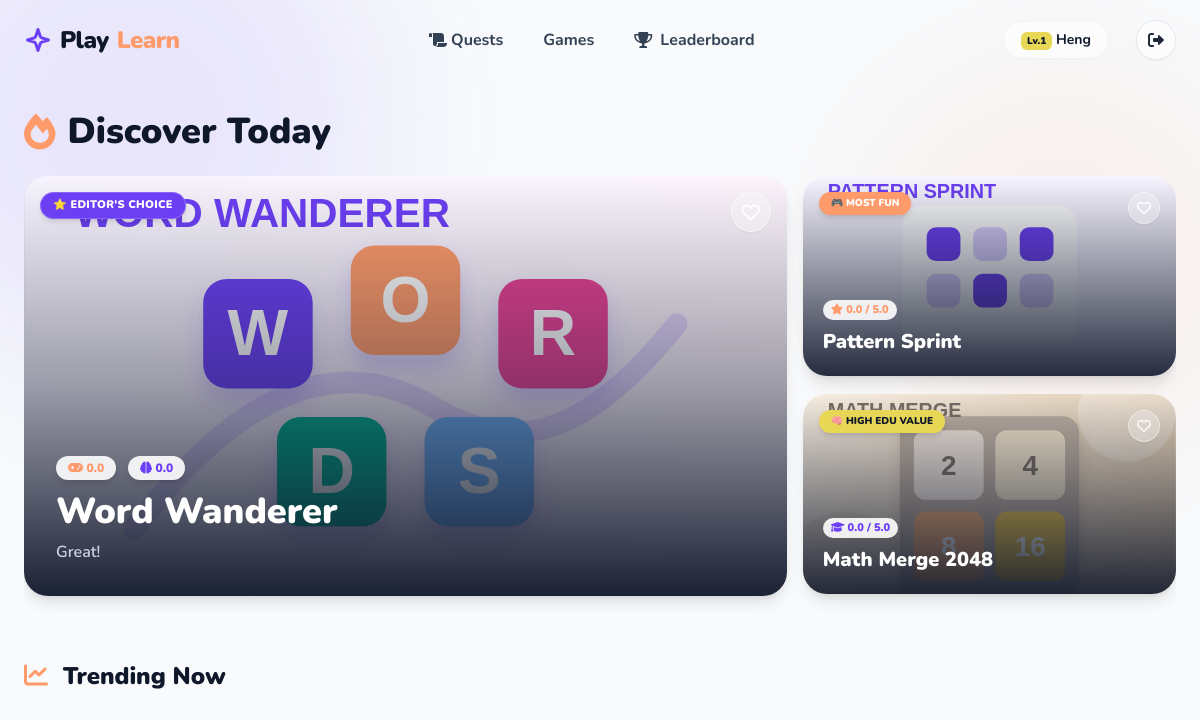
The app's page /homepage.php (signed in) with its own data.
### tables this page shows
CREATE TABLE `users` (
  `id` int(11) NOT NULL,
  `username` varchar(50) NOT NULL,
  `profile_image` varchar(255) DEFAULT NULL,
  `avatar_frame` varchar(255) DEFAULT NULL,
  `frame_expires_at` datetime DEFAULT NULL,
  `title` varchar(50) DEFAULT NULL,
  `title_expires_at` datetime DEFAULT NULL,
  `email` varchar(100) NOT NULL,
  `password` varchar(255) NOT NULL,
  `birthday` date NOT NULL,
  `gender` varchar(10) DEFAULT NULL,
  `ic_number` varchar(40) DEFAULT NULL,
  `role` enum('player','admin','parent') DEFAULT 'player',
  `level` int(11) DEFAULT 1,
  `total_exp` int(11) DEFAULT 0,
  `weekly_exp` int(11) DEFAULT 0,
  `link_code` varchar(10) DEFAULT NULL,
  `status` enum('active','banned') DEFAULT 'active',
  `ban_reason` varchar(255) DEFAULT NULL,
  `banned_at` datetime DEFAULT NULL,
  `last_login` datetime DEFAULT NULL,
  `created_at` timestamp NOT NULL DEFAULT current_timestamp(),
  `last_seen` datetime DEFAULT current_timestamp(),
  `theme_preference` varchar(10) DEFAULT 'dark'
);

CREATE TABLE `levels` (
  `id` int(11) NOT NULL,
  `level_name` varchar(100) NOT NULL,
  `category` varchar(50) NOT NULL DEFAULT 'Logic',
  `level_description` text DEFAULT NULL,
  `difficulty` enum('Easy','Normal','Hard') DEFAULT 'Easy',
  `target_score` int(11) DEFAULT 100,
  `image_url` varchar(255) DEFAULT 'assets/img/default_level.jpg',
  `game_url` varchar(255) NOT NULL DEFAULT 'game2048.php',
  `custom_slug` varchar(80) DEFAULT NULL,
  `package_path` varchar(255) DEFAULT NULL,
  `package_status` enum('published','draft','rejected') NOT NULL DEFAULT 'published',
  `package_manifest` text DEFAULT NULL,
  `status` enum('published','draft') DEFAULT 'published',
  `created_at` timestamp NOT NULL DEFAULT current_timestamp(),
  `is_featured` tinyint(1) DEFAULT 0,
  `is_trending` tinyint(1) DEFAULT 0,
  `editor_choice` tinyint(1) NOT NULL DEFAULT 0
);

### includes/learning_helpers.php (called while the page is built, shortened)
<?php
function pl_default_game_covers() {
    return [
        '2048' => 'assets/game_covers/math_merge_2048.svg',
        'memory' => 'assets/game_covers/emoji_memory_match.svg',
        'math_pop' => 'assets/game_covers/math_pop.svg',
        'minesweeper' => 'assets/game_covers/mine_sweeper.svg',
        'mine' => 'assets/game_covers/mine_sweeper.svg',
        'odd_one_out' => 'assets/game_covers/odd_one_out.svg',
        'odd' => 'assets/game_covers/odd_one_out.svg',
        'snake' => 'assets/game_covers/snake_dash.svg',
        'word' => 'assets/game_covers/word_wanderer.svg',
    ];
}
function pl_game_cover_url($game) {
    $name = strtolower($game['level_name'] ?? '');
    $url = strtolower($game['game_url'] ?? '');
    $covers = pl_default_game_covers();
    foreach ($covers as $needle => $cover) {
        if (strpos($name, $needle) !== false || strpos($url, $needle) !== false) {
            return $cover;
        }
    }
    return $game['image_url'] ?? 'img/default-game.png';
}
?>

### homepage.php (the view, shortened to what this page needs)
<?php
require 'db_conn.php';
require_once 'includes/learning_helpers.php';
$games = [];
$seen_game_names = [];
$sql = "SELECT l.*, gab.min_age, gab.max_age,
        (SELECT AVG(rating_score) FROM game_reviews WHERE game_id = l.id AND rating_type = 'student') as fun_avg,
        (SELECT AVG(rating_score) FROM game_reviews WHERE game_id = l.id AND rating_type = 'parent') as edu_avg
        FROM levels l
        LEFT JOIN game_age_bands gab ON gab.game_id = l.id
        ORDER BY l.id DESC";
$res = $conn->query($sql);
if ($res && $res->num_rows > 0) {
    while ($row = $res->fetch_assoc()) {
        if (!in_array($row['level_name'], $seen_game_names)) {
            $row['fun_rating'] = $row['fun_avg'] !== null ? number_format($row['fun_avg'], 1) : '0.0';
            $row['edu_rating'] = $row['edu_avg'] !== null ? number_format($row['edu_avg'], 1) : '0.0';
            $row['image_url'] = pl_game_cover_url($row);
            $games[] = $row;
            $seen_game_names[] = $row['level_name'];
        }
    }
}
$user_fav_ids = [];
$user_level = 1;
if (isset($_SESSION['user_id'])) {
    $uid = intval($_SESSION['user_id']);
    $u_query = $conn->query("SELECT level, weekly_exp, birthday FROM users WHERE id = $uid");
    if ($u_query && $u_query->num_rows > 0) {
        $u_data = $u_query->fetch_assoc();
        $user_level = $u_data['level'] > 0 ? $u_data['level'] : 1;
    }
}
$featured_game = null;
$top_fun_game = null;
$top_edu_game = null;
if (count($games) > 0) {
    foreach ($games as $g) { if (isset($g['is_featured']) && $g['is_featured'] == 1) { $featured_game = $g; break; } }
    $sorted_by_fun = $games; usort($sorted_by_fun, function($a, $b) { return $b['fun_rating'] <=> $a['fun_rating']; });
    $top_fun_game = $sorted_by_fun[0]['id'] === $featured_game['id'] && count($games) > 1 ? $sorted_by_fun[1] : $sorted_by_fun[0];
    $sorted_by_edu = $games; usort($sorted_by_edu, function($a, $b) { return $b['edu_rating'] <=> $a['edu_rating']; });
    foreach ($sorted_by_edu as $g) {
        if ($g['id'] !== $featured_game['id'] && $g['id'] !== $top_fun_game['id']) { $top_edu_game = $g; break; }
    }
}
?>
<!DOCTYPE html>
<html lang="en">
<head>
    <script src="https://cdn.tailwindcss.com"></script>
    <link rel="stylesheet" href="https://cdnjs.cloudflare.com/ajax/libs/font-awesome/6.0.0/css/all.min.css">
</head>
<body class="bg-[#f8fafc] text-slate-800 antialiased overflow-x-hidden">
    <header id="mainNav" class="smart-nav fixed w-full top-0 z-50 pt-2 pb-2">
        <div class="max-w-7xl mx-auto px-6 h-16 flex justify-between items-center">
            <a href="homepage.php" class="flex items-center gap-2 text-2xl font-black tracking-tight text-primary">
                Play<span class="text-blobOrange">Learn</span>
            </a>
            <nav class="hidden md:flex items-center gap-2 font-bold text-slate-700">
                <a href="javascript:void(0)" onclick="openQuestModal()" class="px-4 py-2 hover:bg-slate-100 rounded-xl hover:text-blobPurple transition-all flex items-center gap-1">
                    <i class="fas fa-scroll"></i> Quests
                </a>
                <a href="#trending-section" class="px-4 py-2 hover:bg-slate-100 rounded-xl hover:text-blobOrange transition-all">Games</a>
                <a href="leaderboard.php" class="px-4 py-2 hover:bg-slate-100 rounded-xl hover:text-blobYellow transition-all flex items-center gap-2">
                    <i class="fas fa-trophy"></i> Leaderboard
                </a>
            </nav>
            <div class="flex items-center gap-4">
                <?php if(isset($_SESSION['username'])): ?>
                    <div class="hidden sm:block text-sm font-bold text-primary bg-white/60 backdrop-blur px-4 py-1.5 rounded-full border border-white/40 shadow-sm flex items-center gap-2">
                        <span id="nav-lvl-badge" class="bg-blobYellow text-primary text-[10px] px-1.5 py-0.5 rounded-md font-black">Lv.<?php echo $user_level; ?></span>
                        <?php echo htmlspecialchars($_SESSION['username']); ?>
                    </div>
                    <a href="javascript:void(0)" onclick="openLogoutModal()" class="w-10 h-10 flex items-center justify-center bg-white/60 backdrop-blur hover:bg-red-100 hover:text-red-500 border border-slate-200 rounded-full transition-all shadow-sm ms-3">
    				<i class="fas fa-sign-out-alt"></i>
					</a>
                <?php else: ?>
                    <a href="login.php" class="bg-primary text-white px-6 py-2 rounded-full font-bold hover:bg-slate-800 transition-transform hover:scale-105 shadow-md">Log In</a>
                <?php endif; ?>
            </div>
        </div>
    </header>
    <section class="relative w-full pt-28 pb-12 overflow-hidden">
        <div class="max-w-7xl mx-auto px-6">
            <h1 class="text-3xl md:text-4xl font-black text-primary mb-6 flex items-center gap-3 reveal-left">
                <i class="fas fa-fire text-blobOrange"></i> Discover Today
            </h1>
            <?php if($featured_game && $top_fun_game && $top_edu_game): ?>
            <div class="flex overflow-x-auto scroll-snap-type-x gap-4 lg:grid lg:grid-cols-3 pb-4 reveal-up" style="scroll-snap-type: x mandatory; scrollbar-width: none;">
                <div class="game-card relative rounded-3xl overflow-hidden cursor-pointer h-[350px] lg:h-[420px] shadow-lg flex-shrink-0 w-[85%] lg:w-auto lg:col-span-2 lg:row-span-2" style="scroll-snap-align: center;" onclick="openGameDetails(<?php echo $featured_game['id']; ?>)">
                    <img src="<?php echo $featured_game['image_url']; ?>" class="absolute inset-0 w-full h-full object-cover game-thumb">
                    <div class="absolute inset-0 bg-gradient-to-t from-primary/95 via-primary/40 to-transparent"></div>
                    <div class="absolute top-4 left-4 flex gap-2"><span class="bg-blobPurple text-white px-3 py-1 rounded-full text-[11px] font-black uppercase tracking-wide border border-white/20 backdrop-blur-sm shadow-md">⭐ Editor's Choice</span></div>
                    <button onclick="toggleFavorite(event, <?php echo $featured_game['id']; ?>, this)" class="absolute top-4 right-4 z-30 w-10 h-10 bg-white/30 backdrop-blur-md rounded-full flex items-center justify-center shadow-sm hover:scale-110 transition-transform border border-white/40">
                        <?php $is_fav = in_array($featured_game['id'], $user_fav_ids); ?>
                        <i class="fa-heart text-lg <?php echo $is_fav ? 'fas text-rose-500' : 'far text-white'; ?>"></i>
                    </button>
                    <div class="absolute bottom-0 p-6 lg:p-8 w-full z-10">
                        <div class="flex gap-3 mb-3">
                            <span class="rating-link bg-white/90 backdrop-blur rounded-full px-3 py-1 text-xs font-black text-blobOrange shadow-md"><i class="fas fa-gamepad"></i> <?php echo $featured_game['fun_rating']; ?></span>
                            <span class="rating-link bg-white/90 backdrop-blur rounded-full px-3 py-1 text-xs font-black text-blobPurple shadow-md"><i class="fas fa-brain"></i> <?php echo $featured_game['edu_rating']; ?></span>
                        </div>
                        <h2 class="text-3xl lg:text-4xl font-black text-white mb-2 leading-tight"><?php echo htmlspecialchars($featured_game['level_name']); ?></h2>
                        <p class="text-slate-300 text-sm lg:text-base font-semibold line-clamp-2 max-w-xl"><?php echo htmlspecialchars($featured_game['level_description']); ?></p>
                    </div>
                </div>
                <div class="game-card relative rounded-3xl overflow-hidden cursor-pointer h-[350px] lg:h-[200px] shadow-lg flex-shrink-0 w-[85%] lg:w-auto" style="scroll-snap-align: center;" onclick="openGameDetails(<?php echo $top_fun_game['id']; ?>)">
                    <img src="<?php echo $top_fun_game['image_url']; ?>" class="absolute inset-0 w-full h-full object-cover game-thumb">
                    <div class="absolute inset-0 bg-gradient-to-t from-primary/90 to-transparent"></div>
                    <div class="absolute top-4 left-4 bg-blobOrange text-white px-3 py-1 rounded-full text-[10px] font-black uppercase shadow-md">🎮 Most Fun</div>
                    <button onclick="toggleFavorite(event, <?php echo $top_fun_game['id']; ?>, this)" class="absolute top-4 right-4 z-30 w-8 h-8 bg-white/30 backdrop-blur-md rounded-full flex items-center justify-center shadow-sm hover:scale-110 transition-transform border border-white/40">
                        <?php $is_fav = in_array($top_fun_game['id'], $user_fav_ids); ?>
                        <i class="fa-heart text-sm <?php echo $is_fav ? 'fas text-rose-500' : 'far text-white'; ?>"></i>
                    </button>
                    <div class="absolute bottom-0 p-5 w-full z-10">
                        <span class="rating-link inline-block bg-white/90 rounded-full px-2 py-0.5 text-[11px] font-black text-blobOrange mb-2"><i class="fas fa-star"></i> <?php echo $top_fun_game['fun_rating']; ?> / 5.0</span>
                        <h3 class="text-xl font-black text-white truncate"><?php echo htmlspecialchars($top_fun_game['level_name']); ?></h3>
                    </div>
                </div>
                <div class="game-card relative rounded-3xl overflow-hidden cursor-pointer h-[350px] lg:h-[200px] shadow-lg flex-shrink-0 w-[85%] lg:w-auto" style="scroll-snap-align: center;" onclick="openGameDetails(<?php echo $top_edu_game['id']; ?>)">
                    <img src="<?php echo $top_edu_game['image_url']; ?>" class="absolute inset-0 w-full h-full object-cover game-thumb">
                    <div class="absolute inset-0 bg-gradient-to-t from-primary/90 to-transparent"></div>
                    <div class="absolute top-4 left-4 bg-blobYellow text-primary px-3 py-1 rounded-full text-[10px] font-black uppercase shadow-md">🧠 High Edu Value</div>
                    <button onclick="toggleFavorite(event, <?php echo $top_edu_game['id']; ?>, this)" class="absolute top-4 right-4 z-30 w-8 h-8 bg-white/30 backdrop-blur-md rounded-full flex items-center justify-center shadow-sm hover:scale-110 transition-transform border border-white/40">
                        <?php $is_fav = in_array($top_edu_game['id'], $user_fav_ids); ?>
                        <i class="fa-heart text-sm <?php echo $is_fav ? 'fas text-rose-500' : 'far text-white'; ?>"></i>
                    </button>
                    <div class="absolute bottom-0 p-5 w-full z-10">
                        <span class="rating-link inline-block bg-white/90 rounded-full px-2 py-0.5 text-[11px] font-black text-blobPurple mb-2"><i class="fas fa-graduation-cap"></i> <?php echo $top_edu_game['edu_rating']; ?> / 5.0</span>
                        <h3 class="text-xl font-black text-white truncate"><?php echo htmlspecialchars($top_edu_game['level_name']); ?></h3>
                    </div>
                </div>
            </div>
            <?php endif; ?>
        </div>
    </section>
    <section id="trending-section" class="max-w-7xl mx-auto px-6 mb-12">
        <h2 class="text-2xl font-black text-primary mb-4 reveal-left"><i class="fas fa-chart-line text-blobOrange mr-2"></i> Trending Now</h2>
    </section>
</body>
</html>

### homepage.php (style rules this page uses)
.reveal-up { opacity: 0; transform: translateY(60px) scale(0.97); transition: all 0.8s cubic-bezier(0.25, 1, 0.2, 1); }
.reveal-up.active { opacity: 1; transform: translateY(0) scale(1); }
.reveal-left { opacity: 0; transform: translateX(-50px); transition: all 0.8s cubic-bezier(0.25, 1, 0.2, 1); }
.reveal-left.active { opacity: 1; transform: translateX(0); }
.smart-nav { background: transparent; transition: all 0.3s ease; }
.game-card { transition: all 0.4s cubic-bezier(0.175, 0.885, 0.32, 1.275); }
.game-thumb { transition: transform 0.6s ease; }
.rating-link { transition: 0.2s; position: relative; z-index: 20; }

### records on screen
users: level "1"
levels: level_name "Word Wanderer", level_description "Great!"
levels: image_url (picture), level_name "Pattern Sprint"
levels: level_name "Math Merge 2048"

### other values on screen
$_SESSION['username'] "Heng"
$featured_game['fun_rating'] "0.0"
$featured_game['edu_rating'] "0.0"
$top_fun_game['fun_rating'] "0.0"
$top_edu_game['edu_rating'] "0.0"
